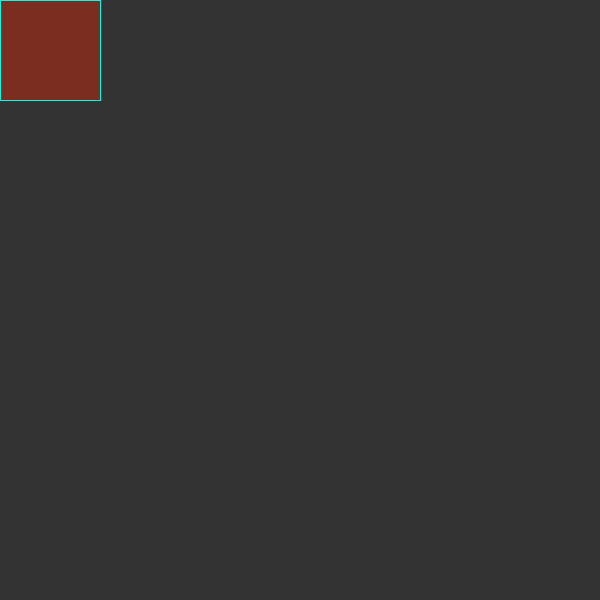
Frame 1 (no input)
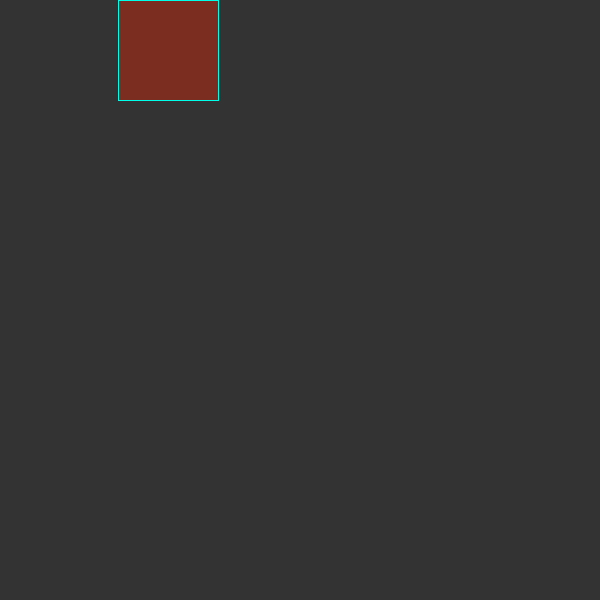
Frame 60 (the mouse pressed at the canvas centre just before this capture)
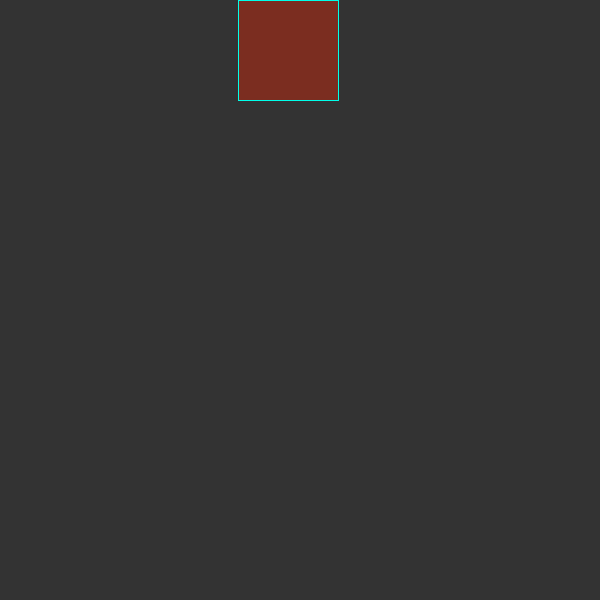
Frame 120 (the mouse held since frame 60 and released just before this capture)

The Processing sketch that drew these frames (run headless with seeded random() and noise(); from frame 60 on, the mouse is pressed at the canvas centre):

// Processing sketch: s02_animation
// ── s02_animation.pde
void setup() {
  size(600, 600);
}

int x=0, y=0;
int dx=2,dy=0;
void draw() {
  background(51);
  fill(123, 45, 32);
  stroke(0, 255, 234);
  final int rect_width =100; // final means a variable will not change. Its a constant.
  rect(x, y, rect_width, 100);
  //fill(0,0,255);
  //ellipse(300,300,100,100);
  x=x+dx;

  if (x>=width-rect_width|| x<0) {
    dx=-dx;
  }
}
